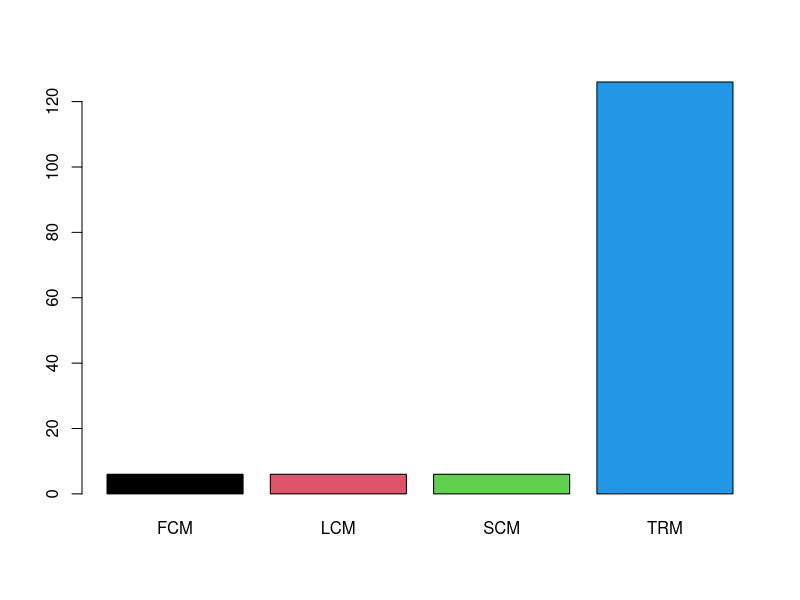
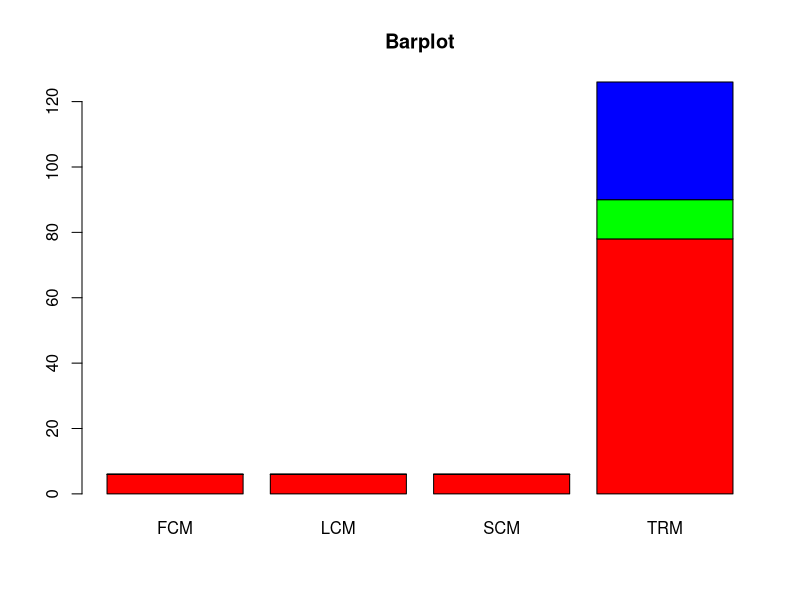
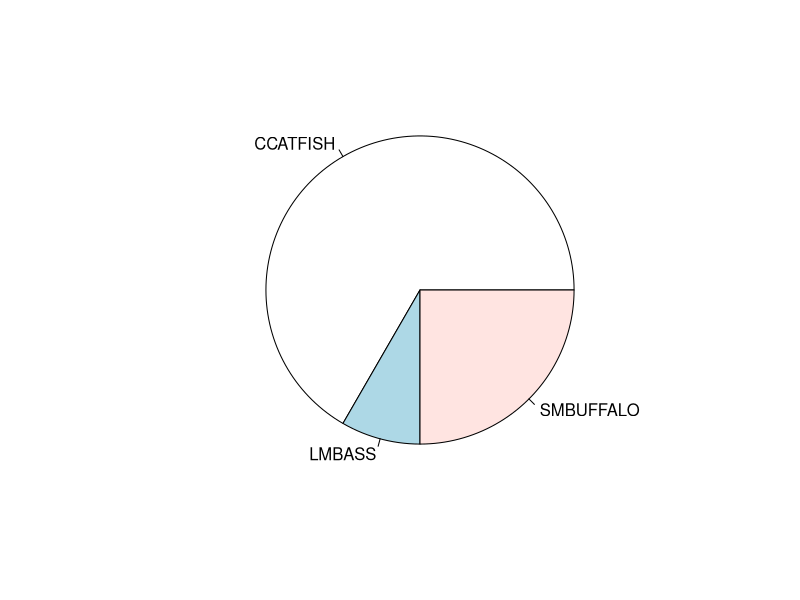
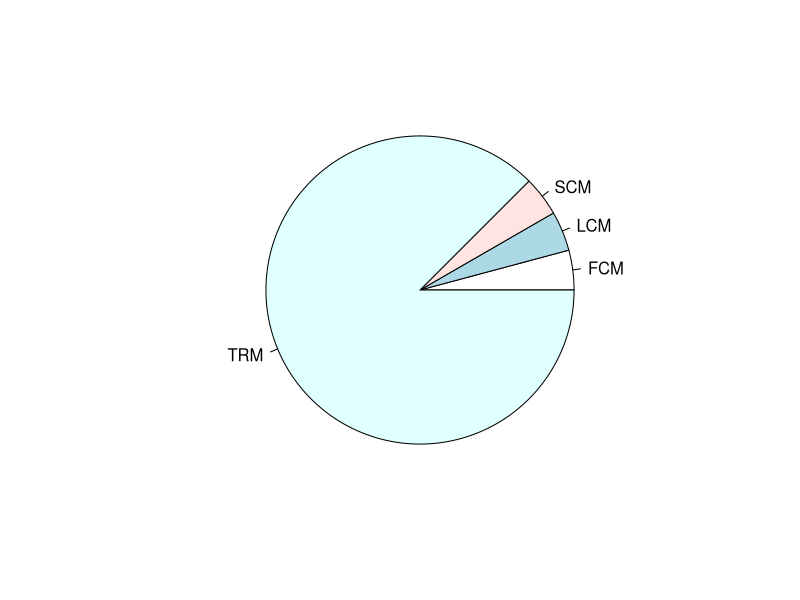
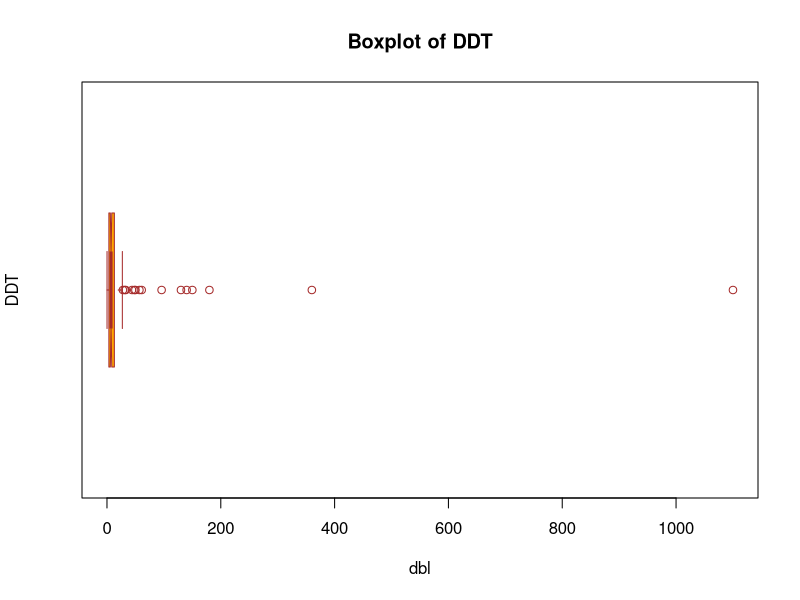
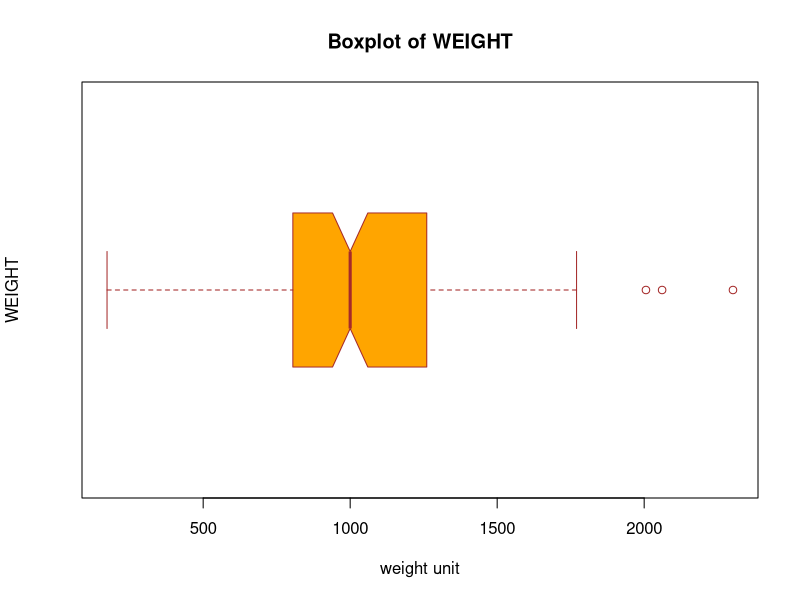
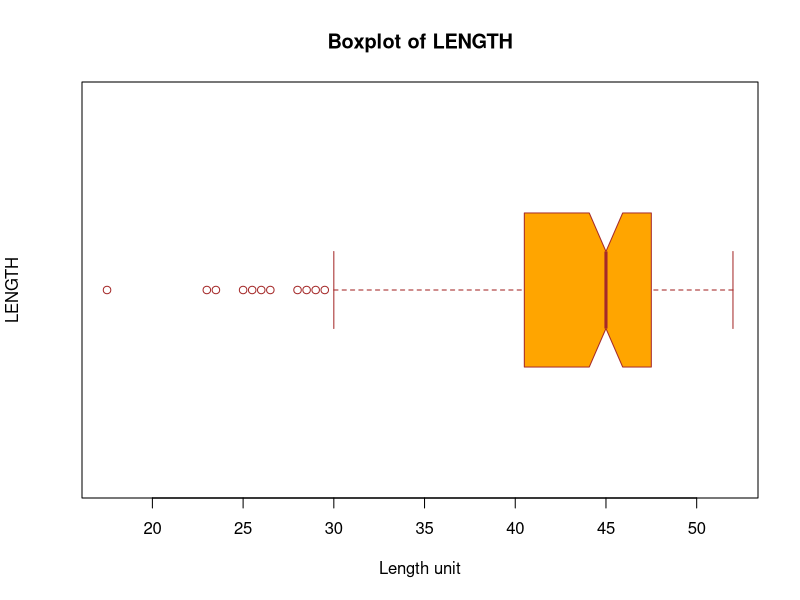
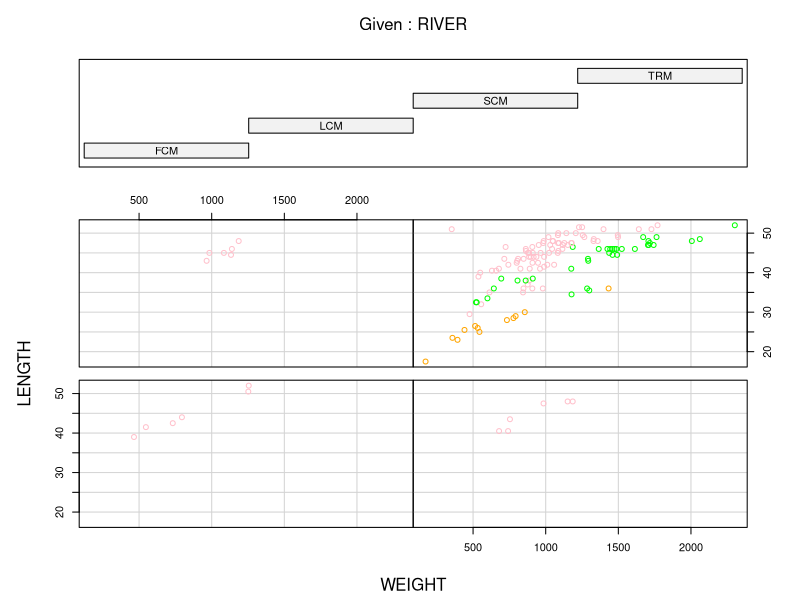

Recreate these plots in R, in order.
## ---- chunk 1
getwd() 
## ---- chunk 2
ddt = read.csv("DDT.csv") 
head(ddt) 
## ---- chunk 3
df<-with(ddt, SPECIES) 
df_unique<-unique(df) 
length(df_unique) 
## ---- chunk 4
ddt_subset<-with(ddt, ddt[WEIGHT>800 & SPECIES=="LMBASS",]) 
head (ddt_subset) 
## ---- chunk 5
ddt_river <- with(ddt, ddt[DDT > 4.0 & RIVER == "SCM",]) 
head (ddt_river) 
## ---- chunk 6
z<-mean(ddt$LENGTH) 
z 
## ---- chunk 7
x <- sd(ddt$WEIGHT) 
x  
## ---- chunk 8
v = 1:20  
v/20 
## ---- chunk 9
RiverTable = table(ddt$RIVER) 
print(RiverTable) 
## ---- chunk 10
barplot(table(ddt$RIVER), col = 1:4) 
## ---- chunk 11
tableRS <- with(ddt, table(SPECIES, RIVER)) 
print(tableRS) 
## ---- chunk 12
barplot(tableRS, col = rainbow(3),
        main = "Barplot",
        border = "Black"
        )
## ---- chunk 13
fish = ddt$SPECIES 
pie (table(fish)) 
## ---- chunk 14
rivers = ddt$RIVER 
pie (table(rivers)) 
## ---- chunk 15
boxplot(ddt$DDT, 
        main = "Boxplot of DDT",
        xlab = "dbl",
        ylab = "DDT", 
        col = "Orange",
        border = "brown",
        horizontal = TRUE,
        notch = TRUE
) 
## ---- chunk 16
boxplot(ddt$WEIGHT, 
        main = "Boxplot of WEIGHT",
        xlab = "weight unit",
        ylab = "WEIGHT", 
        col = "Orange",
        border = "brown",
        horizontal = TRUE,
        notch = TRUE
) 
## ---- chunk 17
boxplot(ddt$LENGTH, 
        main = "Boxplot of LENGTH",
        xlab = "Length unit",
        ylab = "LENGTH", 
        col = "Orange",
        border = "brown",
        horizontal = TRUE,
        notch = TRUE
) 
## ---- chunk 18
coplot(LENGTH ~ WEIGHT | RIVER, 
       data=ddt, 
       col = with(ddt, ifelse (SPECIES == "CCATFISH", "Pink",
                  ifelse(SPECIES == "SMBUFFALO", "Green", "Orange")))) 
## ---- chunk 19
coplot(DDT ~ WEIGHT | SPECIES, data = ddt) 
## ---- chunk 20
library(ggplot2)
ggplot(ddt, ggplot2::aes(x=SPECIES, y=WEIGHT)) + geom_boxplot(aes(fill=RIVER)) + ggtitle("Yangzom Dolma") 
## ---- chunk 21
print(ggplot(ddt, aes(x=RIVER, y = LENGTH)) + geom_violin(aes(fill =SPECIES)) + ggtitle("Yangzom Dolma")) 
## ---- chunk 22
ggsc = ggplot(ddt, aes(x= WEIGHT, y = LENGTH))

ggsc = ggsc + geom_point(aes(color = SPECIES)) + ggtitle("Yangzom Dolma")

print(ggsc)
